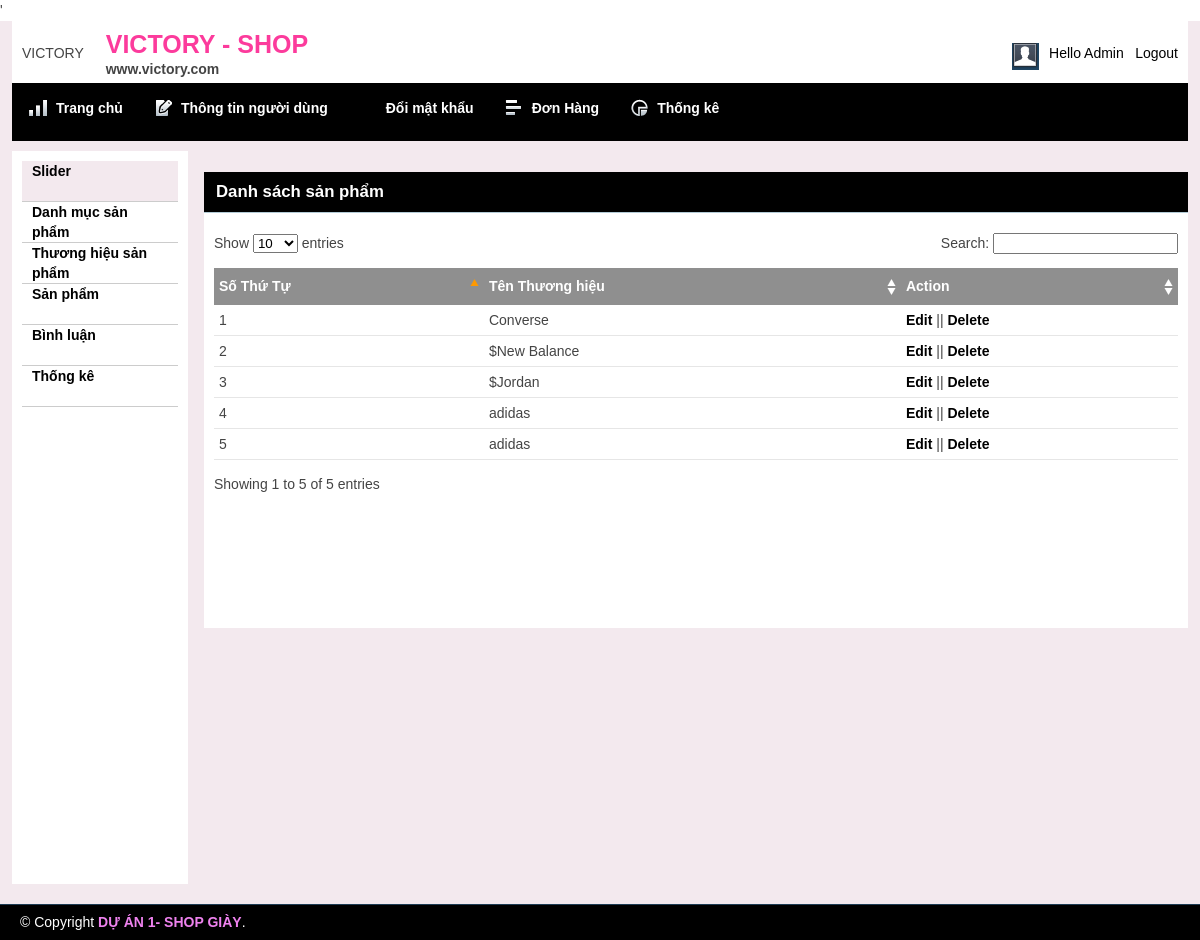
Screenshot of /admin/brandlist.php with the database file from the repository.
### tables this page shows
CREATE TABLE `tbl_brand` (
  `brandid` int(11) NOT NULL,
  `brandName` varchar(255) NOT NULL
);

### lib/database.php (called while the page is built, shortened)
<?php
Class Database{
   public $host   = DB_HOST;
   public $user   = DB_USER;
   public $pass   = DB_PASS;
   public $dbname = DB_NAME;
   public $link;
private function connectDB(){
   $this->link = new mysqli($this->host, $this->user, $this->pass,
    $this->dbname);
 }
public function insert($query){
  $insert_row = $this->link->query($query) or
     die($this->link->error.__LINE__);
   if($insert_row){
     return $insert_row;
   } else {
     return false;
    }
 }
}

### classes/brand.php (called while the page is built, shortened)
<?php
 $filepath = realpath(dirname(__FILE__));
 include_once ($filepath.'/../lib/database.php');
    class brand
    {
        private $db;
        public function __construct()
        {
            $this->db= new Database();
        }
        public function show_brand(){
            $query= "SELECT * FROM tbl_brand order by brandid desc ";
            $_result= $this ->db->insert($query);
            return $_result;
        }
    }
?>

### admin/brandlist.php (the view, shortened to what this page needs)
<?php include 'inc/header.php';?>
<?php include 'inc/sidebar.php';?>
<?php
include '../classes/brand.php';
?>
<?php
    $brand= new brand();
?>
        <div class="grid_10">
            <div class="box round first grid">
                <h2>Danh sách sản phẩm</h2>
                <div class="block">
                    <table class="data display datatable" id="example">
					<thead>
						<tr>
							<th>Số Thứ Tự</th>
							<th>Tên Thương hiệu</th>
							<th>Action</th>
						</tr>
					</thead>
					<tbody>
						<?php
						$show_brand= $brand -> show_brand();
						if ($brand) {
							$i=0;
							while ($result = $show_brand -> fetch_assoc()) {
								$i++;
						?>
						<tr class="odd gradeX">
							<td><?php echo $i ?></td>
							<td><?php echo $result['brandName'] ?></td>
							<td><a href="brandedit.php?brandid=<?php echo $result['brandid'] ?>">Edit</a> || <a onclick="return confirm('Bạn có muốn xóa thương hiệu này?')" href="?delid=<?php echo $result['brandid'] ?>">Delete</a></td>
						</tr>
						<?php
						}
						}
						?>
					</tbody>
				</table>
               </div>
            </div>
        </div>
<?php include 'inc/footer.php';?>

### admin/css/layout.css (style rules this page uses)
body { background: #fff none repeat scroll 0 0; color: #444; font-size: 14px; padding: 0; }
a { color: #000; font-weight: bold; text-decoration: none; }
h1, h2, h3, h4, h5, h6 { line-height: 1.2em; margin-bottom: .3em; }
h2 { margin-top: 1em; }
.box { background: #fff; margin-bottom: 20px; margin-top: 10px; padding: 10px 10px 10px 10px; margin-left: -8px; }
.box.grid { padding-bottom: 40px; }
.box.round { -moz-border-radius: 5px 5px 0px 0px; -webkit-border-radius: 5px 5px 0px 0px; border-radius: 5px 5px 0px 0px; }
.box h2 { font-size: 1.2em; font-weight: bold; color: white; background: black; margin: -10px -10px 0 -10px; padding: 10px 12px; border-bottom: 1px solid #B3CBD6; }
.box.first { min-height: 406px; }
.block { padding-top: 20px; }
.block { padding-bottom: 1px; }
table.display { margin: 0 auto; clear: both; width: 100%; }
.sorting_asc { background: #8f8f8f url(../img/table/sort_asc.png) no-repeat center right; padding: 8px 5px; text-align: left; color: #fff; }
.sorting { background: #8f8f8f url(../img/table/sort_both.png) no-repeat center right; padding: 8px 5px; text-align: left; color: #fff; }
tr.odd { height: 30px; line-height: 30px; border-bottom: 1px solid #e6e6e6; }
tr.even { height: 30px; line-height: 30px; border-bottom: 1px solid #e6e6e6; }
tr.odd td, tr.even td { padding-left: 5px; }

### rows the page displays
tbl_brand: brandName "Converse"
tbl_brand: brandName "$New Balance"
tbl_brand: brandName "$Jordan"
tbl_brand: brandName "adidas"
tbl_brand: brandName "adidas"
